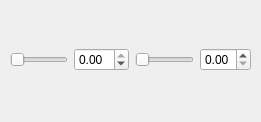
<?xml version="1.0" encoding="UTF-8"?>
<ui version="4.0">
 <class>ColormapEditor</class>
 <widget class="QWidget" name="ColormapEditor">
  <property name="geometry">
   <rect>
    <x>0</x>
    <y>0</y>
    <width>261</width>
    <height>122</height>
   </rect>
  </property>
  <property name="windowTitle">
   <string>Form</string>
  </property>
  <widget class="QWidget" name="verticalLayoutWidget">
   <property name="geometry">
    <rect>
     <x>10</x>
     <y>20</y>
     <width>241</width>
     <height>80</height>
    </rect>
   </property>
   <layout class="QVBoxLayout" name="verticalLayout">
    <item>
     <layout class="QHBoxLayout" name="pathLayout"/>
    </item>
    <item>
     <layout class="QHBoxLayout" name="horizontalLayout">
      <item>
       <widget class="QSlider" name="negSlider">
        <property name="maximum">
         <number>9999</number>
        </property>
        <property name="orientation">
         <enum>Qt::Horizontal</enum>
        </property>
       </widget>
      </item>
      <item>
       <widget class="QDoubleSpinBox" name="negSpin">
        <property name="minimum">
         <double>-3.140000000000000</double>
        </property>
        <property name="maximum">
         <double>0.000000000000000</double>
        </property>
       </widget>
      </item>
      <item>
       <widget class="QSlider" name="posSlider">
        <property name="maximum">
         <number>9999</number>
        </property>
        <property name="orientation">
         <enum>Qt::Horizontal</enum>
        </property>
       </widget>
      </item>
      <item>
       <widget class="QDoubleSpinBox" name="posSpin">
        <property name="maximum">
         <double>3.140000000000000</double>
        </property>
       </widget>
      </item>
     </layout>
    </item>
   </layout>
  </widget>
 </widget>
 <resources/>
 <connections/>
</ui>
